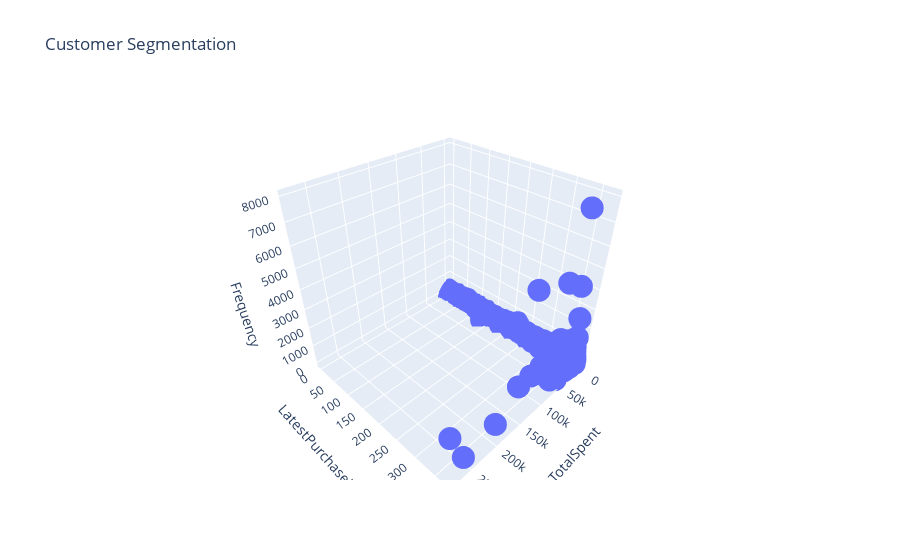

Notebook code for this chart:
### Markdown cell above
## Visualize Customer Distribution
We use a 3D scatter plot to visualize the distribution of customers based on RFM metrics.

### Code cell
fig = px.scatter_3d(df.iloc[:, 1:], x='TotalSpent', y='LatestPurchaseDate', z='Frequency',
                    title='Customer Segmentation')
fig.show()

### Figure 1 — Plotly figure (JSON) as saved in the notebook; plotly's stock layout.template omitted (floating-point values rounded to 4 significant figures; data arrays with more than 128 entries replaced by an {"elided": "..."} marker saying what was removed)
{"data": [{"hovertemplate": "TotalSpent=%{x}<br>LatestPurchaseDate=%{y}<br>Frequency=%{z}<extra></extra>", "legendgroup": "", "marker": {"color": "#636efa", "symbol": "circle"}, "mode": "markers", "name": "", "scene": "scene", "showlegend": false, "type": "scatter3d", "x": {"elided": "4372 float values"}, "y": {"elided": "4372 int values"}, "z": {"elided": "4372 int values"}}], "layout": {"legend": {"tracegroupgap": 0}, "scene": {"domain": {"x": [0, 1], "y": [0, 1]}, "xaxis": {"title": {"text": "TotalSpent"}}, "yaxis": {"title": {"text": "LatestPurchaseDate"}}, "zaxis": {"title": {"text": "Frequency"}}}, "title": {"text": "Customer Segmentation"}}}
